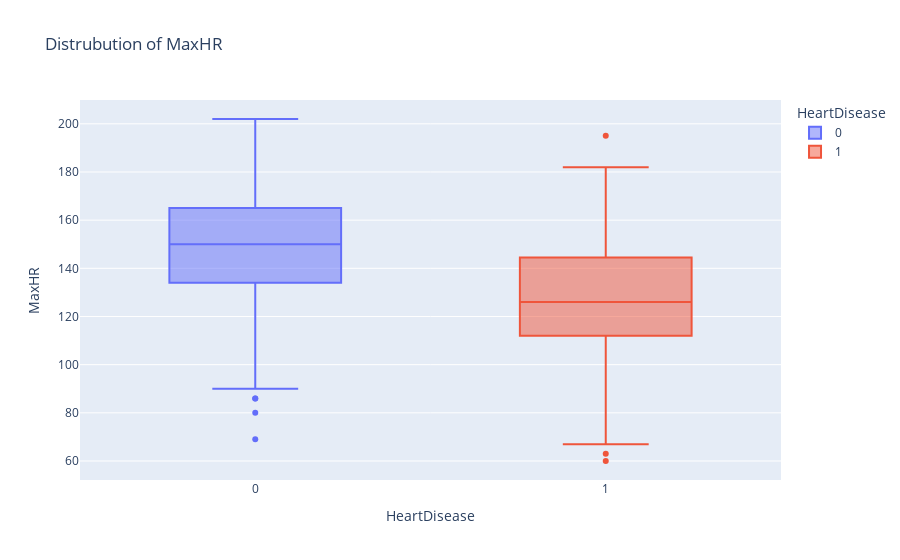

The notebook cell this image was saved under:
### Code cell
fig = px.box(heart,y="MaxHR",x="HeartDisease",title=f"Distrubution of MaxHR", color="HeartDisease")
fig.show()

### Figure 1 — Plotly figure (JSON) as saved in the notebook; plotly's stock layout.template omitted (floating-point values rounded to 4 significant figures; data arrays with more than 128 entries replaced by an {"elided": "..."} marker saying what was removed)
{"data": [{"alignmentgroup": "True", "hovertemplate": "HeartDisease=%{x}<br>MaxHR=%{y}<extra></extra>", "legendgroup": "0", "marker": {"color": "#636efa"}, "name": "0", "notched": false, "offsetgroup": "0", "orientation": "v", "showlegend": true, "type": "box", "x": {"elided": "410 int values"}, "x0": " ", "xaxis": "x", "y": {"elided": "410 int values"}, "y0": " ", "yaxis": "y"}, {"alignmentgroup": "True", "hovertemplate": "HeartDisease=%{x}<br>MaxHR=%{y}<extra></extra>", "legendgroup": "1", "marker": {"color": "#EF553B"}, "name": "1", "notched": false, "offsetgroup": "1", "orientation": "v", "showlegend": true, "type": "box", "x": {"elided": "508 int values"}, "x0": " ", "xaxis": "x", "y": {"elided": "508 int values"}, "y0": " ", "yaxis": "y"}], "layout": {"boxmode": "overlay", "legend": {"title": {"text": "HeartDisease"}, "tracegroupgap": 0}, "title": {"text": "Distrubution of MaxHR"}, "xaxis": {"anchor": "y", "categoryarray": [0, 1], "categoryorder": "array", "domain": [0, 1], "title": {"text": "HeartDisease"}}, "yaxis": {"anchor": "x", "domain": [0, 1], "title": {"text": "MaxHR"}}}}
